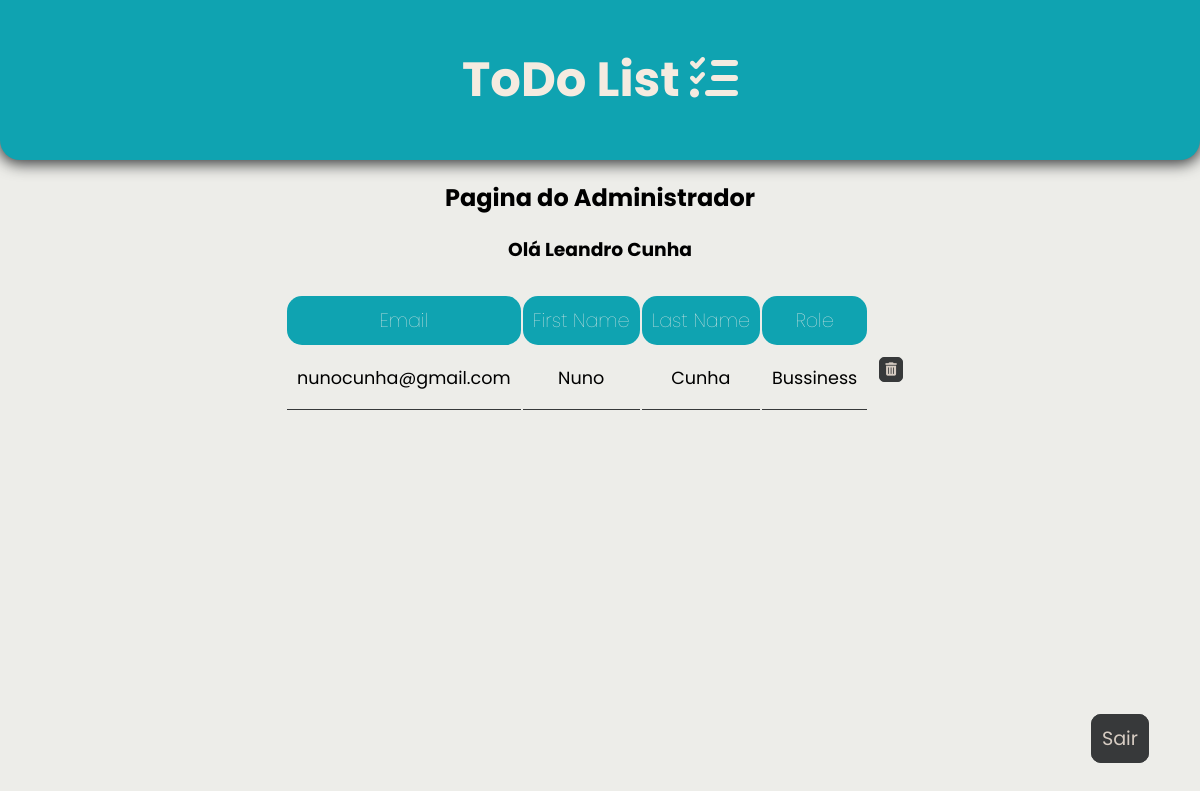
The page / (signed in) on the database as committed earlier.
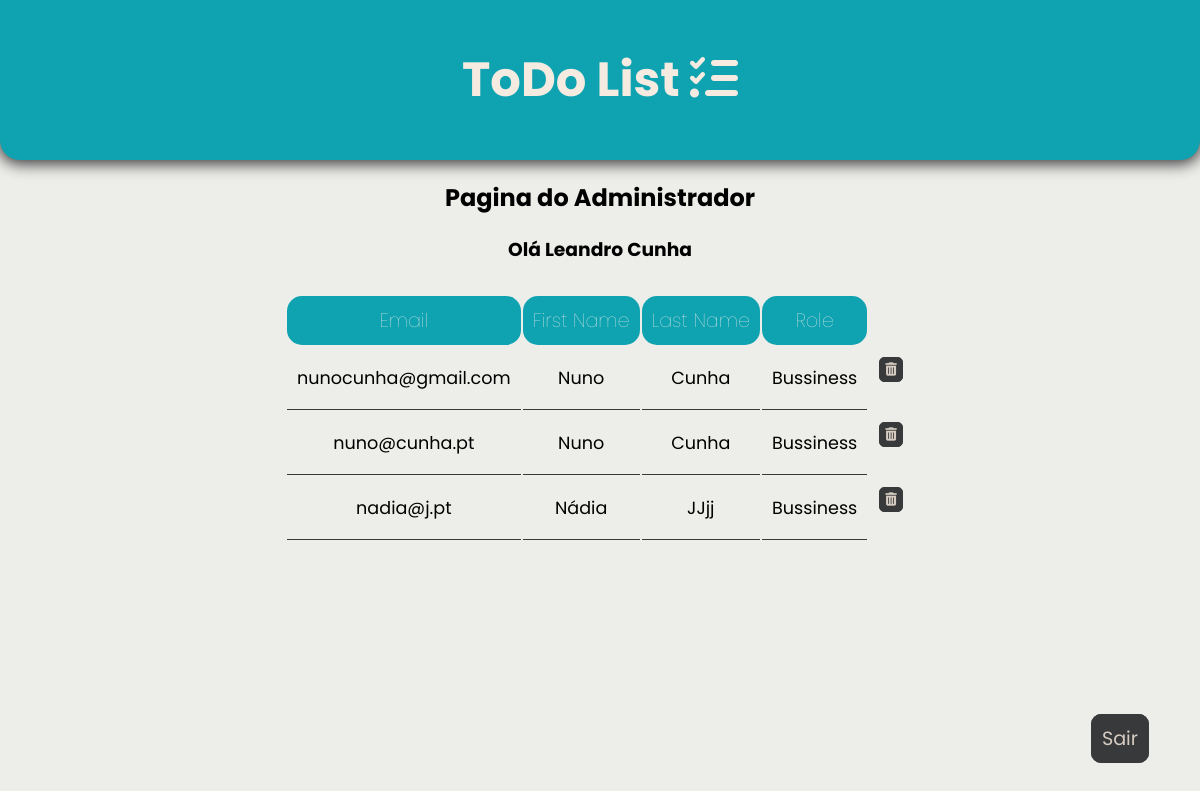
The same page on the database as committed later.
### tables this page shows
CREATE TABLE user 
    ('id' INTEGER NOT NULL PRIMARY KEY AUTOINCREMENT,
    'first_name' TEXT,
    'last_name' TEXT,
    'email' TEXT UNIQUE NOT NULL,
    'salt' TEXT NOT NULL,
    'password_hash' TEXT NOT NULL,
    'role' TEXT NOT NULL);

### app.py (the view)
@app.route("/",  methods=['GET', 'POST'])
def principal():
    if 'name' in session:
        fullName = session['name'][0]
        mail=session['name'][1]
        new_User=request.args.get('new_User')
        todo = gettodobyuserId(getId(mail))
        if new_User == "True":
            return render_template('main.html', user = fullName, new_User = True)
        elif isAdmin(mail) == True:
            data = getRegister()
            return render_template('main.html', user = fullName, data = data)
        else:
            return render_template('main.html', user = fullName , todo = todo)
    else:
        return redirect(url_for('login'))

### app.py (called while the page is built)
def getRegister():
    dbase = sql.connect("db_todoApp.db")
    dbase.row_factory=sql.Row
    cursor = dbase.cursor()
    cursor.execute("SELECT * FROM user WHERE role='Bussiness'")
    dado=cursor.fetchall()
    return dado

def isAdmin(mail):
    dbase = sql.connect("db_todoApp.db")
    cursor = dbase.cursor()
    cursor.execute("SELECT role FROM user WHERE email=?",(mail,))
    dado=cursor.fetchone()
    if "Admin" in dado:
        return True
    else:
        return False

def getId(mail):
    dbase = sql.connect("db_todoApp.db")
    cursor = dbase.cursor()
    cursor.execute("SELECT id FROM user WHERE email=?",(mail,))
    dado=cursor.fetchone()
    return dado[0]

def gettodobyuserId(id):
    dbase = sql.connect("db_todoApp.db")
    dbase.row_factory=sql.Row
    cursor = dbase.cursor()
    cursor.execute("SELECT * FROM todo WHERE user_Id=?",(id,))
    dado=cursor.fetchall()
    return dado

@app.before_request
def session_timetout():
    app.permanent_session_lifetime = timedelta(minutes=100)

### templates/main.html (shortened to what this page needs)
<html>
  <head>
    <link rel="stylesheet" href="../static/styles/style.css" />
    <link
      rel="stylesheet"
      href="https://cdnjs.cloudflare.com/ajax/libs/font-awesome/6.1.1/css/all.min.css"
    />
  </head>
  <body {%if new_User%} onload="showAlert()" {% endif %}>
    <div class="container">
      <header>
        <h1 class="titles">ToDo List <i class="fa-solid fa-list-check"></i></h1>
      </header>
      {%if data%}
      <h2>Pagina do Administrador</h2>
      <h3>Olá {{user}}</h3>
      <div>
        <table id="tarefas" class="tabela-tarefas">
          <thead>
            <tr>
              <th style="cursor: pointer" onclick="sortTable(0)">Email</th>
              <th style="cursor: pointer" onclick="sortTable(1)">First Name</th>
              <th style="cursor: pointer" onclick="sortTable(2)">Last Name</th>
              <th style="cursor: pointer" onclick="sortTable(3)">Role</th>
            </tr>
          </thead>
          <tbody>
            {% for item in data %}
            <tr>
              <td class="espacamento">{{ item.email }}</td>
              <td class="espacamento">{{ item.first_name }}</td>
              <td class="espacamento">{{ item.last_name }}</td>
              <td class="espacamento">{{ item.role }}</td>
              <td class="button-spacing-2" id="fixed-width">
                <form
                  method="GET"
                  action='{{url_for("deleteUser",id=item.id)}}'
                >
                  <button
                    style="cursor: pointer"
                    class="button2, button-delete"
                    onclick='return confirm("Tem a certeza que deseja remover?")'
                  >
                    <i class="fa-solid fa-trash-can"></i>
                  </button>
                </form>
              </td>
            </tr>
            {% endfor %}
          </tbody>
        </table>
      </div>
      {% endif %}
      <div class="log-out">
        <p>
          <a href="https://127.0.0.1:5000/login">Sair</a>
        </p>
      </div>
    </div>
  </body>
</html>

Rows that differ between the two databases and show on the page:
added user: email "nuno@cunha.pt", first_name "Nuno", last_name "Cunha", role "Bussiness"
added user: email "nadia@j.pt", first_name "Nádia", last_name "JJjj", role "Bussiness"
